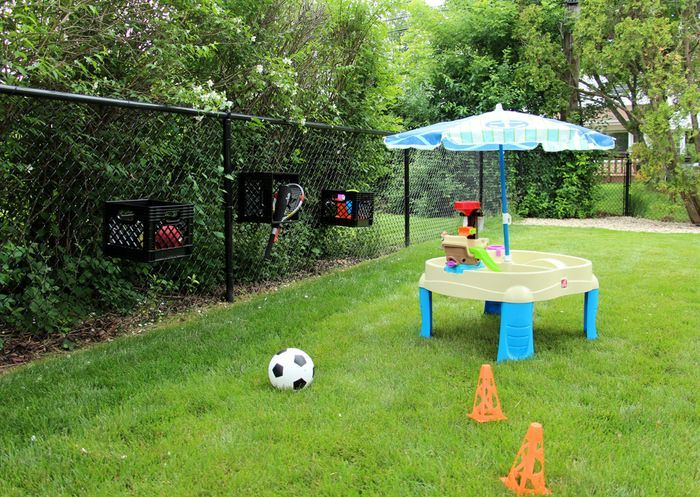
#> input picture Images/Outdoor-Toy-Storage.jpg, 700 x 497 px, found by its file name
$ python blurring.py
#> lines starting #> are read from the running program, lines starting #| are printed output that depends on the picture
import cv2 as cv
import numpy as np
import matplotlib.pyplot as plt

def main() -> None:
    garden = cv.imread("..\Images\Outdoor-Toy-Storage.jpg")
#> garden is the input picture: shape (497, 700, 3); mean B, G, R 66.6, 128.4, 103.3

    avg_blur = cv.blur(garden, (7, 7))
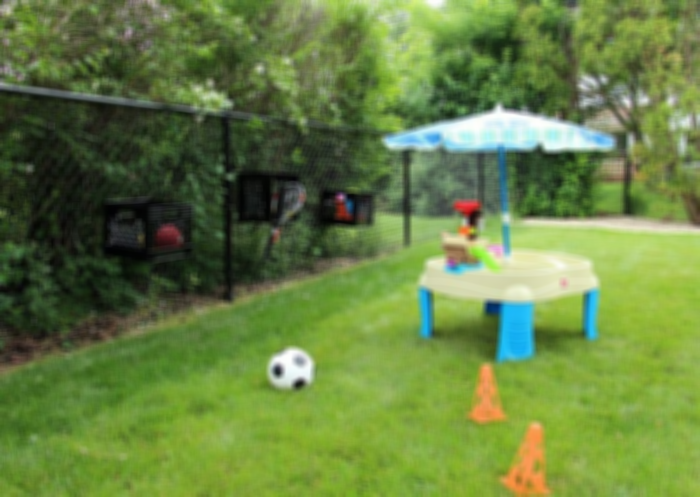
#> avg_blur: shape (497, 700, 3); mean B, G, R 66.6, 128.4, 103.3
    gaussian = cv.GaussianBlur(garden, (7, 7), 0)       # ksize must have odd values
    median = cv.medianBlur(garden, 7)
    bilateral = cv.bilateralFilter(garden, 7, 75, 75)

    # Plot blurs
    plt.subplot(231), plt.imshow(garden), plt.title("Original")
    plt.xticks([]), plt.yticks([])

    plt.subplot(232), plt.imshow(avg_blur), plt.title("Average")
    plt.xticks([]), plt.yticks([])

    plt.subplot(233), plt.imshow(gaussian), plt.title("Gaussian")
    plt.xticks([]), plt.yticks([])

    plt.subplot(234), plt.imshow(median), plt.title("Median")
    plt.xticks([]), plt.yticks([])

    plt.subplot(235), plt.imshow(bilateral), plt.title("Bilateral")
    plt.xticks([]), plt.yticks([])

    plt.suptitle("Types of Blur")
    plt.tight_layout()
    plt.show()
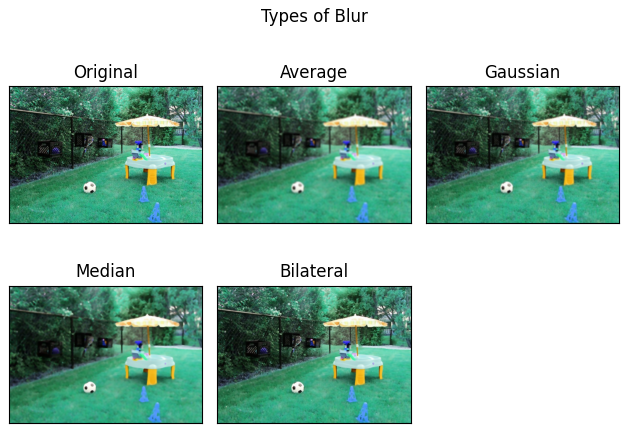
#> figure drawn by matplotlib, 5 panels; B, G, R data is drawn as R, G, B

if __name__ == "__main__":
    main()
